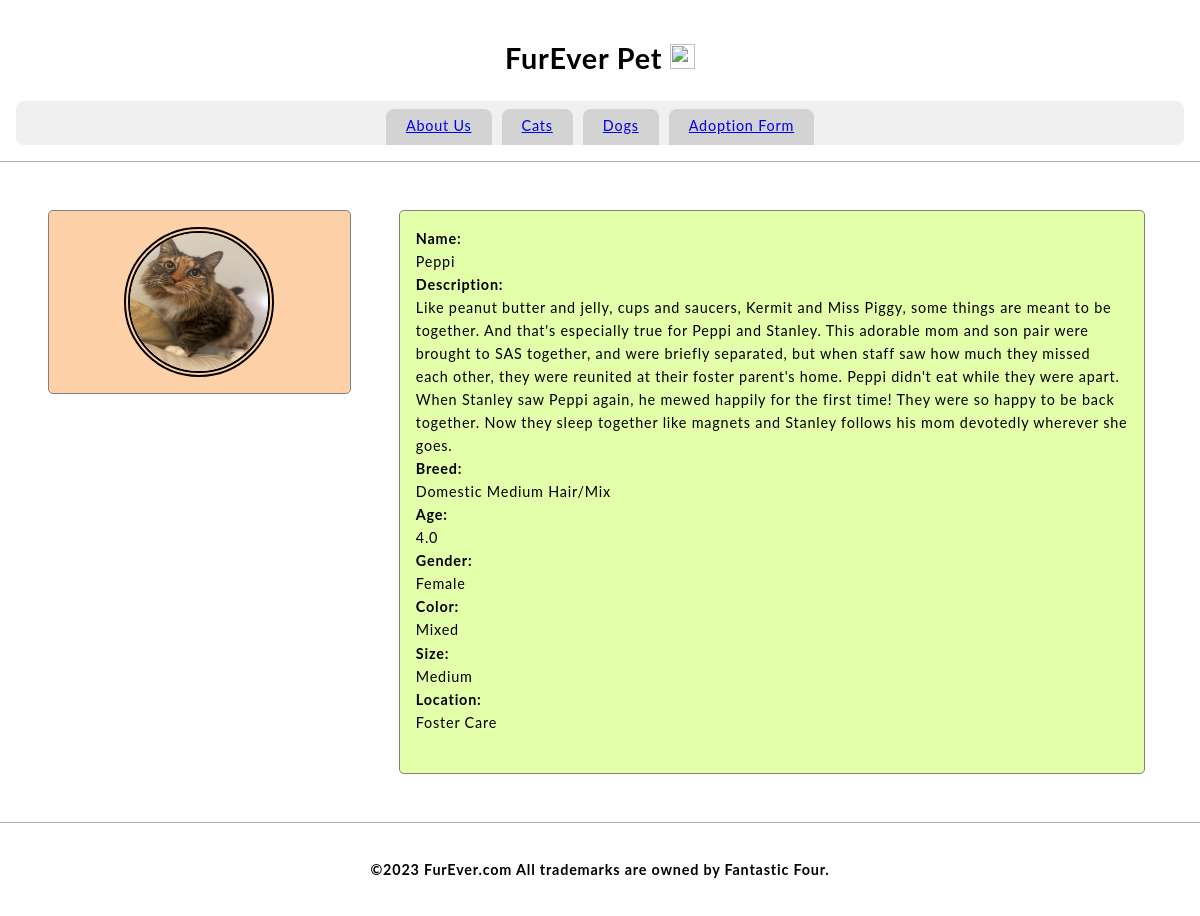
Page /cat_52058185 on the committed database.
### tables this page shows
CREATE TABLE Cat(id int, name varchar(45), description varchar(1000), breed varchar(20), age float, gender varchar(10),color varchar(10),size varchar(10), location varchar(10), primary key (id));

### Furever.py (the view)
@app.route('/cat_52058185')
def cat_520():
    c.execute("select name from Cat")
    myresult = c.fetchall()
    name =  myresult[1][0]
    c.execute("select description from Cat")
    myresult2 = c.fetchall()
    description =  myresult2[1][0]
    c.execute("select breed from Cat")
    myresult3 = c.fetchall()
    breed = myresult3[1][0]
    c.execute("select age from Cat")
    myresult4 = c.fetchall()
    age = myresult4[1][0]
    c.execute("select gender from Cat")
    myresult5 = c.fetchall()
    gender = myresult5[1][0]
    c.execute("select color from Cat")
    myresult6 = c.fetchall()
    color = myresult6[1][0]
    c.execute("select size from Cat")
    myresult7 = c.fetchall()
    size = myresult7[1][0]
    c.execute("select location from Cat")
    myresult8 = c.fetchall()
    location = myresult8[1][0]
    return render_template('cat_52058185.html', name=name, description=description, breed=breed, age=age, gender=gender, color=color,size=size, location=location)

### prefix.py (called while the page is built)
    def __call__(self, environ, start_response):
        return self.app(environ, start_response)

### templates/cat_52058185.html (shortened to what this page needs)
<!DOCTYPE>
<html>
    <head>
        <link href="static/style.css" type="text/css" rel="stylesheet"/>
    </head>
    <body>
        <header>
            <h1 class="title">FurEver Pet <img src="static/logo.png" width=25px height=25px/></h1>
            <nav>
                <a class="nav-anchor" href="aboutus">About Us</a>
                <a class="nav-anchor" href="cats">Cats</a>
                <a class="nav-anchor" href="dogs">Dogs</a>
                <a class="nav-anchor" href="adoptionform">Adoption Form</a>
            </nav>
        </header>
        <main>
            <aside>
                <div class="aside-div">
                    <img src="52058185.jpg"/ width= 150px height = 150px>
                </div>
            </aside>
            <section>
                <article class="article-div">
                      <b>Name:</b>
                    <br>
                    {{name}}
                    <br>
                    <b>Description:</b>
                    <br>
                    {{description}}
                    <br>
                    <b>Breed:</b>
                    <br>
                    {{breed}}
                    <br>
                    <b>Age:</b>
                    <br>
                    {{age}}
                    <br>
                    <b>Gender:</b>
                    <br>
                    {{gender}}
                    <br>
                    <b>Color:</b>
                    <br>
                    {{color}}
                    <br>
                    <b>Size:</b>
                    <br>
                    {{size}}
                    <br>
                    <b>Location:</b>
                    <br>
                    {{location}}
                    <br>
                    <br>
                </article>
            </section>
        </main>
        <footer>
            <h4 class="title">©2023 FurEver.com All trademarks are owned by Fantastic Four.</h4>
        </footer>
    </body>
</html>

### static/style.css (style rules this page uses)
* { box-sizing: border-box; }
body { height: 100vh; width: 100vw; display: flex; flex-direction: column; font-family: 'Lato', sans-serif; margin: 0; font-size: 0.9rem; line-height: 1.6; letter-spacing: 0.05rem; }
header { justify-content: center; background-color: #C2CADO; padding: 1rem; }
.title { text-align: center; background-color: white; }
nav { background-color: #F0F0F0; display: flex; justify-content: center; border-radius: 0.5rem; padding-top: 0.5rem; }
nav a { cursor:pointer; background-color:lightgray; margin: 0 5px; padding:5px 20px; border-bottom: 0.2rem solid lightgray; border-top-left-radius: 0.5rem; border-top-right-radius: 0.5rem; }
main { padding: 1rem; background-color: white; overflow-y: auto; display: flex; #flex-direction: column; justify-content: center; align-items: start; border-top:solid 1px darkgray; border-bottom:solid 1px darkgray; }
aside { width: 30vw; display: flex; flex-direction: column; justify-content: space-evenly; padding: 1rem; }
.aside-div { background-color: #FFD1A9; min-height: 150px; margin: 1rem; width: 95%; overflow-y: auto; padding:1rem; border-radius:5px; border:1px solid gray; display: flex; justify-content: center; align-items: center; }
.aside-div img { border-radius: 75px; border: 6px double; }
section { width: 70vw; display: flex; flex-direction: column; justify-content: space-evenly; padding: 1rem; }
.article-div { background-color: #E4FFA9; min-height: 150px; margin: 1rem; width: 95%; overflow-y: auto; padding:1rem; border-radius:5px; border:1px solid gray; }
footer { #position: fixed; #bottom: 0; background-color: white; justify-content: center; padding: 1rem; width: 100%; }

### rows in the picture
Cat: name "Peppi", description "Like peanut butter and jelly, cups and saucers, Kermit and Miss Piggy, some things are meant to be together. And that's especially true for Peppi and Stanley. This adorable mom and son pair were brought to SAS together, and were briefly separated, but when staff saw how much they missed each other, they were reunited at their foster parent's home. Peppi didn't eat while they were apart. When Stanley saw Peppi again, he mewed happily for the first time! They were so happy to be back together. Now they sleep together like magnets and Stanley follows his mom devotedly wherever she goes.", breed "Domestic Medium Hair/Mix", age "4.0", gender "Female", color "Mixed", size "Medium", location "Foster Care"
